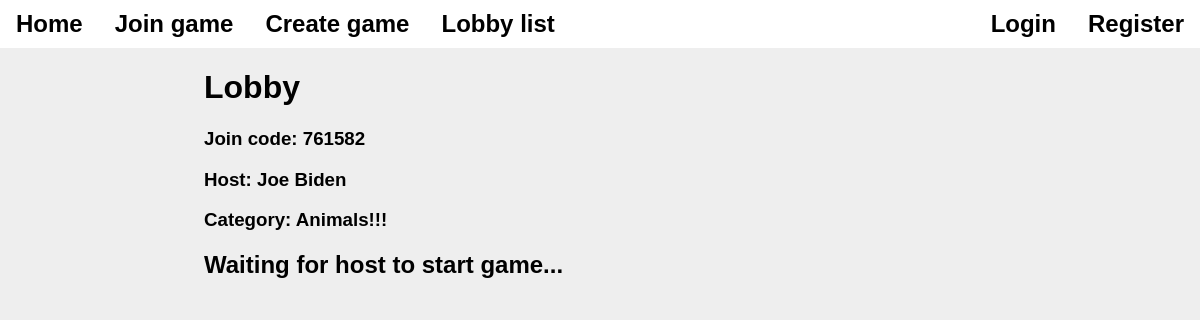
/lobby.php?join_code=761582, run on the app's committed database.
### tables this page shows
CREATE TABLE `current_games` (
  `join_code` int(8) NOT NULL,
  `host_user` int(11) NOT NULL,
  `access_group` text NOT NULL DEFAULT 'public',
  `question_category` int(11) NOT NULL,
  `game_state` text NOT NULL DEFAULT 'Lobby',
  `current_question` smallint(6) NOT NULL DEFAULT 0
);

CREATE TABLE `users` (
  `id` int(11) NOT NULL,
  `username` text NOT NULL,
  `password` text NOT NULL,
  `join_date` date NOT NULL DEFAULT current_timestamp(),
  `current_game` int(11) DEFAULT NULL,
  `selected_answer` text DEFAULT NULL,
  `correct_answers` int(11) NOT NULL DEFAULT 0
);

CREATE TABLE `question_categories` (
  `id` int(11) NOT NULL,
  `author_id` int(11) NOT NULL,
  `name` text NOT NULL,
  `description` text NOT NULL
);

### lobby.php (the view, shortened to what this page needs)
<!DOCTYPE html>
<html>
  <head>
    <link rel="stylesheet" href="./assets/stylesheets/variables.css">
    <link rel="stylesheet" href="./assets/stylesheets/button.css">
    <link rel="stylesheet" href="./assets/stylesheets/pages/page_lobby.css">
  </head>
  <body>
<?php
include("./components/navbar.php");
require "./database_manager/db_connect.php";
$join_code = $_GET['join_code'];
try {
  $current_game_query = "
    SELECT current_games.join_code, users.username, question_categories.name
    FROM current_games
    INNER JOIN users ON current_games.host_user=users.id
    INNER JOIN question_categories ON current_games.question_category=question_categories.id
    WHERE join_code=$join_code";
  $current_game_result = mysqli_query($sql_conn, $current_game_query);
} catch (Exception $e) {
  $serverError = "Failed to get data for this game :(";
  echo $e;
}
?>
    <div class="main-content-wrapper">
      <h1>Lobby</h1>
      <h3>Join code: <?php echo unserialize($_SESSION['game_data'])->join_code; ?></h3>
      <h3>Host: <?php echo unserialize($_SESSION['game_data'])->host_username; ?></h3>
      <h3>Category: <?php echo unserialize($_SESSION['game_data'])->question_category; ?></h3>
      <?php if(unserialize($_SESSION['game_data'])->host_username === $_SESSION['username']): ?>
      <form action="./game.php?id=<?php echo unserialize($_SESSION['game_data'])->join_code ?>" method="post">
          <span class="error-message"><?php if (isset($_GET['error'])) { echo "Error: " . $_GET['error']; } ?></span>
          <input type="submit" value="Start game">
        </form>
      <?php else: ?>
        <h2>Waiting for host to start game...</h2>
      <?php endif; ?>
    </div>
  </body>
</html>

### assets/stylesheets/variables.css (style rules this page uses)
:root { --page-background: #eeeeee; --modal-width: 75%; --modal-padding: 1rem; --modal-border-radius: 10px; --modal-border: 3px solid #dddddd; --modal-background: #ffffff; --text-input-padding: 0.5rem; --text-input-border-radius: 10px; --text-input-border: 3px solid #dddddd; --text-input-margin: 0.5rem 0rem; --global-primary-color: #88aaff; --global-secondary-color: #6688ee; --global-tertiary-color: #5e7ddb; --confirm-button-background: var(--global-secondary-color); --confirm-button-color: var(--global-primary-color); --confirm-button-border-color: var(--global-tertiary-color); --confirm-button-text-color: #ffffff; --button-font-weight: 500; --button-font-size: 16; --error-color: #ff3333; --hover-transition-duration: 0.3s; --navbar-height: 3rem; --player-list-border-radius: 10px; --player-list-border: 5px solid #eee; --player-list-background: white; --player-list-margin: 0.5rem 0px; --player-list-padding: 1rem 0.5rem; --navbar-z: 1000; }
body { background-color: var(--page-background); font-family: Arial, Helvetica, sans-serif; margin: 0px; }
.main-content-wrapper { width: 66%; transform: translateX(-50%); left: 50%; position: absolute; top: var(--navbar-height); height: calc(100% - var(--navbar-height)); }
* { box-sizing: border-box; }

### data on the page
current_games: join_code "761582", host_user.username "Joe Biden", question_category.name "Animals!!!"
